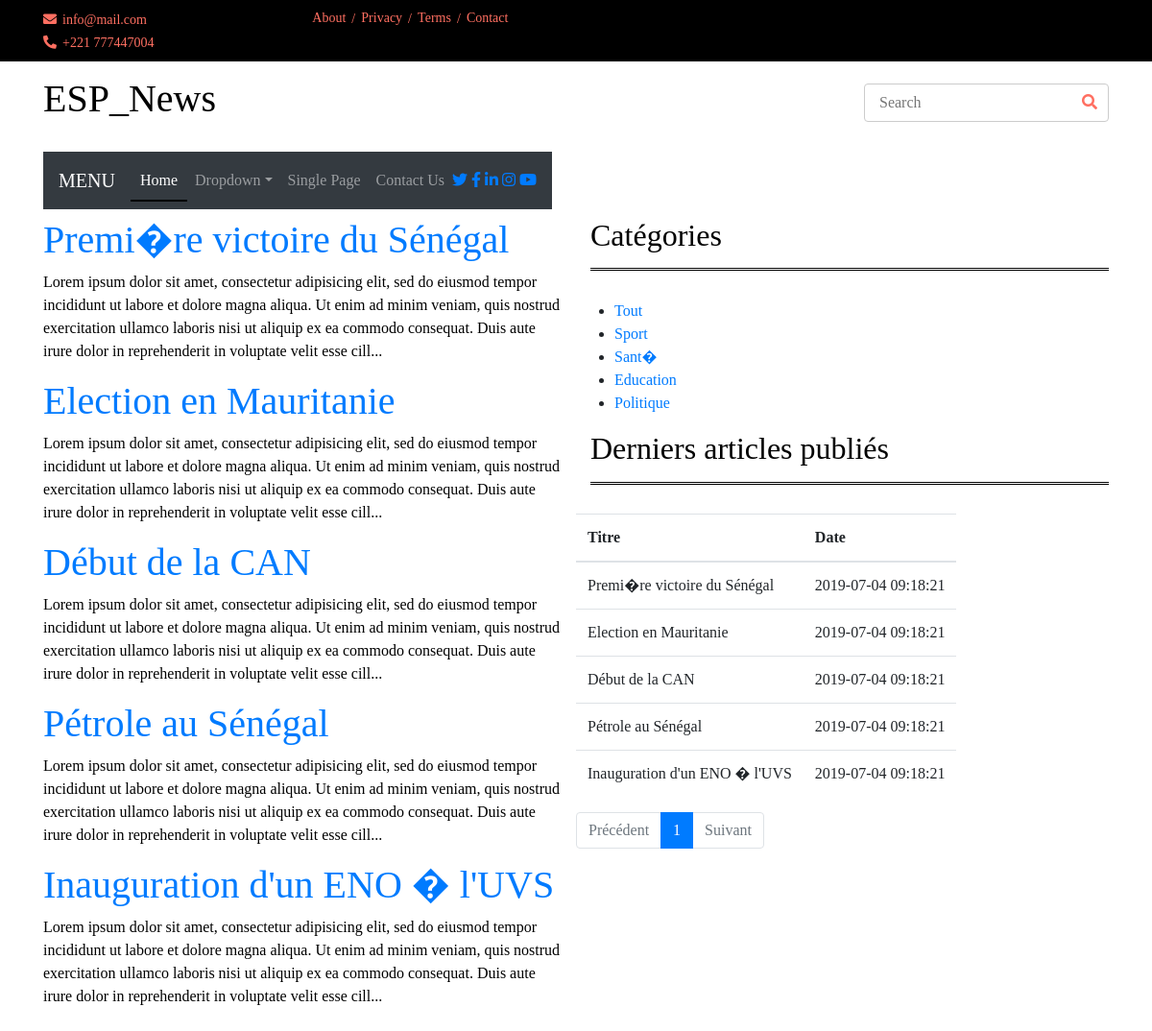
The page /Views/index.php on the database as committed earlier.
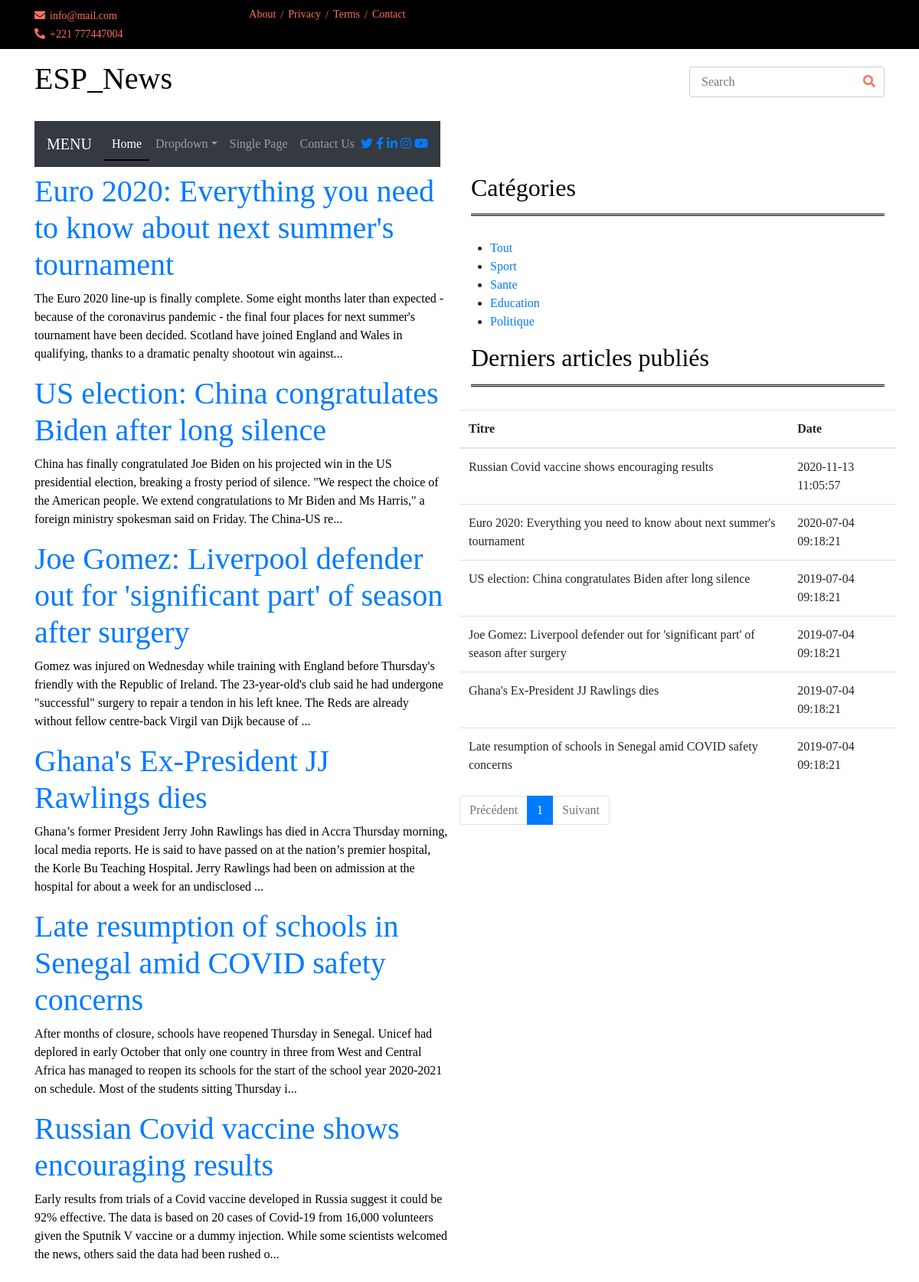
The same page on the database as committed later.
### tables this page shows
CREATE TABLE `Article` (
  `id` int(11) NOT NULL,
  `titre` varchar(255) DEFAULT NULL,
  `contenu` text DEFAULT NULL,
  `dateCreation` datetime DEFAULT current_timestamp(),
  `dateModification` datetime DEFAULT current_timestamp(),
  `categorie` int(11) DEFAULT NULL
);

CREATE TABLE `Categorie` (
  `id` int(11) NOT NULL,
  `libelle` varchar(20) DEFAULT NULL
);

### Model/Data/Connexion.class.php (called while the page is built, shortened)
<?php
class Connexion
{
    private static $connexion;
    private function __construct()
    {
        try
        {
            $user = 'root';
			$password = '';
			$server = 'localhost';
            $dbname = 'mglsi_news;charset=utf8';
            self::$connexion = new PDO('mysql:host='.$server.';dbname='.$dbname, $user, $password, [PDO::ATTR_ERRMODE=>PDO::ERRMODE_EXCEPTION]);
        }
        catch(Exception $e)
        {
            echo 'Une erreur est survenue lors de la connection à la BD => '. $e->getMessage();
            die();
        }
    }
    public static function getConnexion()
    {
        return self::$connexion;
    }
}

### Controller/Controller.php (called while the page is built, shortened)
<?php
require_once(dirname(__FILE__).'/../Model/Data/Connexion.class.php');
require_once(dirname(__FILE__).'/../Model/Entity/Article.class.php');
require_once(dirname(__FILE__).'/../Model/Manager/ArticleManager.class.php');
require_once(dirname(__FILE__).'/../Model/Manager/CategorieManager.class.php');
require_once(dirname(__FILE__).'/../Model/Manager/UserDAO.class.php');
class Controller
{
    public function __construct()
    {
        $this->connexion = \Connexion::getConnexion();
        $this->articleManager = new \ArticleManager($this->connexion);
        $this->userManager = new UserDAO($this->connexion);
        $this->categorieManager = new \CategorieManager($this->connexion);
        $this->allArticles = $this->articleManager->getAll();
        $this->allCategories = $this->categorieManager->getAll();
        $this->listUser = $this->userManager->allUser();
    }
}

### Model/Manager/ArticleManager.class.php (called while the page is built, shortened)
<?php
class ArticleManager
{
    private $db;
    private function setDb($db)
    {
        $this->db = $db;
    }
    public function getAll()
    {
        $articles = array();
        $request = $this->db->query('SELECT * FROM Article');
        while($data = $request->fetch(PDO::FETCH_ASSOC))
        {
            $articles [] = new Article($data);
        }
        return $articles;
    }
}

### assets/Utilities/HydratationTrait.php (called while the page is built, shortened)
<?php
trait HydratationTrait
{
    private function hydrate(Array $data)
    {
        foreach($data as $key => $value)
        {
            $method = 'set'.ucfirst($key);
        }
    }
}

### Model/Manager/CategorieManager.class.php (called while the page is built, shortened)
<?php
class CategorieManager
{
    private $db;
    private function setDb($db)
    {
        $this->db = $db;
    }
    public function getAll()
    {
        $request = $this->db->query('SELECT * FROM Categorie');
        $data = $request->fetchAll(PDO::FETCH_OBJ);
        return $data;
    }
}

### Model/Manager/UserDAO.class.php (called while the page is built, shortened)
<?php
 require_once(dirname(__FILE__).'/../../assets/Utilities/HydratationTrait.php');
class UserDAO
{
    private $db;
    private function setDb($db)
    {
        $this->db = $db;
    }
    public function allUser()
    {
        $users = array();
        $request = $this->db->query('SELECT * FROM user WHERE deleted = 0 and statut <>  1 ');
        while($data = $request->fetch(PDO::FETCH_ASSOC))
        {
            $users [] = new User($data);
        }
        return $users;
    }
}

### Model/Entity/Article.class.php (called while the page is built, shortened)
<?php
require_once(dirname(__FILE__).'/../../assets/Utilities/HydratationTrait.php');
class Article
{
    private $id;
    private $titre;
    private $contenu;
    public function getId()
    {
        return $this->id;
    }
    public function setId($id)
    {
        $this->id = (int) $id;
    }
    public function getTitre()
    {
        return $this->titre;
    }
    public function setTitre($titre)
    {
        $this->titre = $titre;
    }
    public function getContenu()
    {
        return $this->contenu;
    }
    public function setContenu($contenu)
    {
        $this->contenu = $contenu;
    }
}

### Views/index.php (the view, shortened to what the rows shown need)
<?php
try
        {
            $user = 'root';
            $password = '';
            $server = 'localhost';
            $dbname = 'mglsi_news;charset=utf8';
            $db = new PDO('mysql:host='.$server.';dbname='.$dbname, $user, $password);
        }
        catch(PDOException $e)
        {
            echo 'Une erreur est survenue lors de la connection à la BD => '. $e->getMessage();
            die();
        }
?>
<!DOCTYPE html>
<html lang="en">
<head>
    <link href="https://stackpath.bootstrapcdn.com/bootstrap/4.4.1/css/bootstrap.min.css" rel="stylesheet">
    <link href="https://cdnjs.cloudflare.com/ajax/libs/font-awesome/5.10.0/css/all.min.css" rel="stylesheet">
    <link href="assets/lib/slick/slick.css" rel="stylesheet">
    <link href="assets/lib/slick/slick-theme.css" rel="stylesheet">
	<link rel="stylesheet" type="text/css" href="assets/css/style2.css">
    <link rel="stylesheet" href="https://stackpath.bootstrapcdn.com/bootstrap/4.4.1/css/bootstrap.min.css">
</head>
<body style=" font-family: serif;">
        <div class="brand ">
            <div class="container">
                <div class="row align-items-center">
                    <div class="col-lg-3 col-md-4">
                        <div class="b-logo">
                                        <?php require_once('entete.php');?>
                        </div>
                    </div>
                </div>
            </div>
        </div>
        <div class="cat-news">
            <div class="container">
                <div class="row">
                    <div class="col-md-6">
                        <div id="contenu">
                            <?php
                                $controller = new Controller();
                                if(!isset($_GET['categorie']))
                                {
                                $articles = $controller->allArticles;
                                if(count($articles) == 0)
                                    echo "<h1>Aucun article trouvé !</h1>";
                                else
                                    foreach ($articles as $article)
                                    {?>
                                        <div class="article">
                                            <h1><a href="article/<?= $article->getId() ?>"><?php echo mb_convert_encoding($article->getTitre(),'utf-8'); ?></a></h1>
                                            <p><?= substr($article->getContenu(), 0, 300) . '...' ?></p>
                                        </div><?php
                                    }
                                }
                            ?>
                        </div>
                    </div>
                    <div class="col-md-6">
                        <h2>Catégories</h2>
                        <div class="row cn-slider">
                            <?php require_once('menu.php'); ?>
                        </div>
                        <h2>Derniers articles publiés</h2>
                        <div class="row cn-slider">
                                <?php
                                        if(isset($_GET['page']) && !empty($_GET['page'])){
                                            $currentPage = (int) strip_tags($_GET['page']);
                                        }else{
                                            $currentPage = 1;
                                        }
                                        $parPage = 10;
                                        $premier = ($currentPage * $parPage) - $parPage;
                                        $sql = 'SELECT * FROM `Article` ORDER BY `dateCreation` DESC LIMIT :premier, :parpage;';
                                        $query = $db->prepare($sql);
                                        $query->bindValue(':premier', $premier, PDO::PARAM_INT);
                                        $query->bindValue(':parpage', $parPage, PDO::PARAM_INT);
                                        $query->execute();
                                        $articles = $query->fetchAll(PDO::FETCH_ASSOC);
                            ?>
                            <main class="container" >
                                <div class="row">
                                    <section class="col-26  liste  " >
                                        <table class="table article">
                                            <thead>
                                                <th>Titre</th>
                                                <th>Date</th>
                                            </thead>
                                            <tbody>
                                                <?php
                                                foreach($articles as $article){
                                                ?>
                                                    <tr>
                                                        <td><?= $article['titre'] ?></td>
                                                        <td><?= $article['dateCreation'] ?></td>
                                                    </tr>
                                                <?php
                                                }
                                                ?>
                                            </tbody>
                                        </table>
                                    </section>
                                </div>
                            </main>
                        </div>
                    </div>
                </div>
            </div>
        </div>
</body>
</html>

### Views/menu.php (shortened to what the rows shown need)
<div id="menu">
	<ul>
		<?php
			$controller= new Controller();
			$categories = $controller->allCategories;
			foreach ($categories as $categorie):?>
			<li class="col-26 liste article"><a href="categorie/<?= $categorie->id ?>"><?= mb_convert_encoding($categorie->libelle,"utf-8") ?></a></li>
		<?php endforeach ?>
	</ul>
</div>

Rows that differ between the two databases and show on the page:
removed article: titre "Premi�re victoire du Sénégal", contenu "Lorem ipsum dolor sit amet, consectetur adipisicing elit, sed do eiusmod tempor incididunt ut labore et dolore magna aliqua. Ut enim ad minim veniam, quis nostrud exercitation ullamco laboris nisi ut aliquip ex ea commodo consequat. Duis aute irure dolor in reprehenderit in voluptate velit esse cill", dateCreation "2019-07-04 09:18:21"
added article: titre "Euro 2020: Everything you need to know about next summer's tournament", contenu "The Euro 2020 line-up is finally complete. Some eight months later than expected - because of the coronavirus pandemic - the final four places for next summer's tournament have been decided. Scotland have joined England and Wales in qualifying, thanks to a dramatic penalty shootout win against", dateCreation "2020-07-04 09:18:21"
changed article: titre "Election en Mauritanie" → "US election: China congratulates Biden after long silence"; contenu "Lorem ipsum dolor sit amet, consectetur adipisicing elit, sed do eiusmod tempor incididunt ut labore et dolore magna aliqua. Ut enim ad minim veniam, quis nostrud exercitation ullamco laboris nisi ut aliquip ex ea commodo consequat. Duis aute irure dolor in reprehenderit in voluptate velit esse cill" → "China has finally congratulated Joe Biden on his projected win in the US presidential election, breaking a frosty period of silence. \"We respect the choice of the American people. We extend congratulations to Mr Biden and Ms Harris,\" a foreign ministry spokesman said on Friday. The China-US re"
changed article: titre "Début de la CAN" → "Joe Gomez: Liverpool defender out for 'significant part' of season after surgery"; contenu "Lorem ipsum dolor sit amet, consectetur adipisicing elit, sed do eiusmod tempor incididunt ut labore et dolore magna aliqua. Ut enim ad minim veniam, quis nostrud exercitation ullamco laboris nisi ut aliquip ex ea commodo consequat. Duis aute irure dolor in reprehenderit in voluptate velit esse cill" → "Gomez was injured on Wednesday while training with England before Thursday's friendly with the Republic of Ireland. The 23-year-old's club said he had undergone \"successful\" surgery to repair a tendon in his left knee. The Reds are already without fellow centre-back Virgil van Dijk because of"
changed article: titre "Pétrole au Sénégal" → "Ghana's Ex-President JJ Rawlings dies"; contenu "Lorem ipsum dolor sit amet, consectetur adipisicing elit, sed do eiusmod tempor incididunt ut labore et dolore magna aliqua. Ut enim ad minim veniam, quis nostrud exercitation ullamco laboris nisi ut aliquip ex ea commodo consequat. Duis aute irure dolor in reprehenderit in voluptate velit esse cill" → "Ghana’s former President Jerry John Rawlings has died in Accra Thursday morning, local media reports. He is said to have passed on at the nation’s premier hospital, the Korle Bu Teaching Hospital. Jerry Rawlings had been on admission at the hospital for about a week for an undisclosed"
changed article: titre "Inauguration d'un ENO � l'UVS" → "Late resumption of schools in Senegal amid COVID safety concerns"; contenu "Lorem ipsum dolor sit amet, consectetur adipisicing elit, sed do eiusmod tempor incididunt ut labore et dolore magna aliqua. Ut enim ad minim veniam, quis nostrud exercitation ullamco laboris nisi ut aliquip ex ea commodo consequat. Duis aute irure dolor in reprehenderit in voluptate velit esse cill" → "After months of closure, schools have reopened Thursday in Senegal. Unicef had deplored in early October that only one country in three from West and Central Africa has managed to reopen its schools for the start of the school year 2020-2021 on schedule. Most of the students sitting Thursday i"
added article: titre "Russian Covid vaccine shows encouraging results", contenu "Early results from trials of a Covid vaccine developed in Russia suggest it could be 92% effective. The data is based on 20 cases of Covid-19 from 16,000 volunteers given the Sputnik V vaccine or a dummy injection. While some scientists welcomed the news, others said the data had been rushed o", dateCreation "2020-11-13 11:05:57"
changed categorie: libelle "Sant�" → "Sante"
